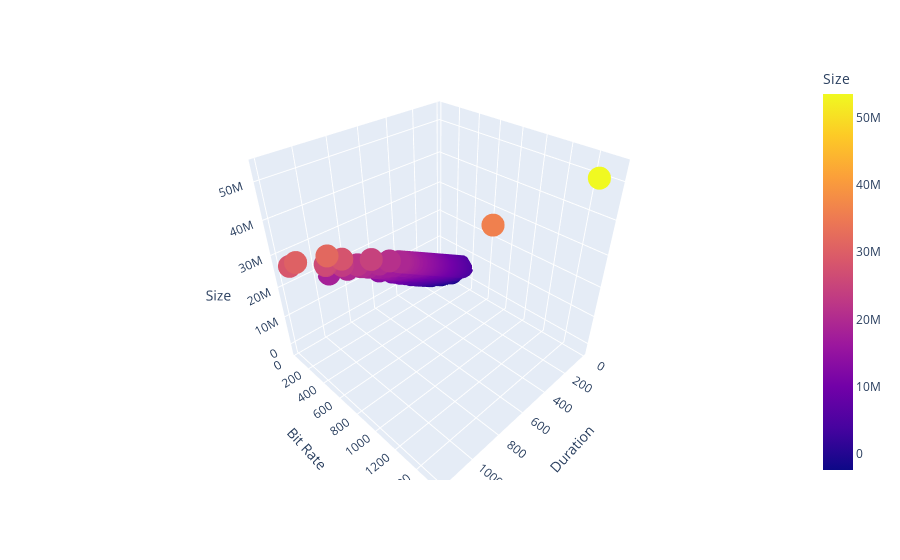

The cell this chart's notebook holds for it:
### Markdown cell above
Now, let's plot the predicted sizes for the testing data.

### Code cell
import numpy as np 

prediction_y_df = pl.DataFrame({"Size": np.concatenate(prediction_y)}).select(
    pl.col("Size").cast(pl.Int64)
)
data = testing_x.with_columns(prediction_y_df).rename({'Total Time': 'Duration'})
data
fig = px.scatter_3d(
    data, 
    x='Duration',
    y='Bit Rate',
    z='Size',
    color='Size'
)
fig

### Figure 1 — Plotly figure (JSON) as saved in the notebook; plotly's stock layout.template omitted (floating-point values rounded to 4 significant figures; data arrays with more than 128 entries replaced by an {"elided": "..."} marker saying what was removed)
{"data": [{"hovertemplate": "Duration=%{x}<br>Bit Rate=%{y}<br>Size=%{marker.color}<extra></extra>", "legendgroup": "", "marker": {"color": {"elided": "1664 int values"}, "coloraxis": "coloraxis", "symbol": "circle"}, "mode": "markers", "name": "", "scene": "scene", "showlegend": false, "type": "scatter3d", "x": {"elided": "1664 int values"}, "y": {"elided": "1664 int values"}, "z": {"elided": "1664 int values"}}], "layout": {"coloraxis": {"colorbar": {"title": {"text": "Size"}}, "colorscale": [[0, "#0d0887"], [0.1111, "#46039f"], [0.2222, "#7201a8"], [0.3333, "#9c179e"], [0.4444, "#bd3786"], [0.5556, "#d8576b"], [0.6667, "#ed7953"], [0.7778, "#fb9f3a"], [0.8889, "#fdca26"], [1, "#f0f921"]]}, "legend": {"tracegroupgap": 0}, "margin": {"t": 60}, "scene": {"domain": {"x": [0, 1], "y": [0, 1]}, "xaxis": {"title": {"text": "Duration"}}, "yaxis": {"title": {"text": "Bit Rate"}}, "zaxis": {"title": {"text": "Size"}}}}}
